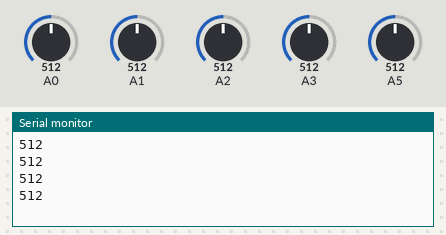
Bench run of a sketch on a simulated Arduino Uno, built with avr-gcc and run on an emulated ATmega328P. Shown: the last lines printed to the serial monitor. Inputs (shaded band) come from the test bench; at power-on: A0 = 512, A1 = 512, A2 = 512, A3 = 512, A5 = 512.

Above: at 1.2 s.
1.3 s: A0 set to 716
At 1.44 s:
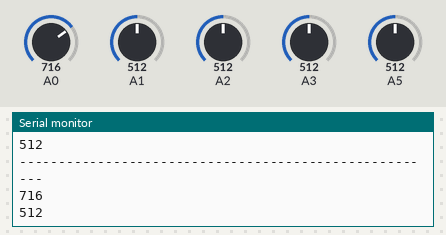
2.8 s: A1 set to 306
At 2.87 s:
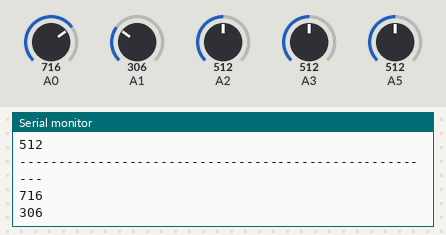
4.3 s: A2 set to 992
At 4.3 s:
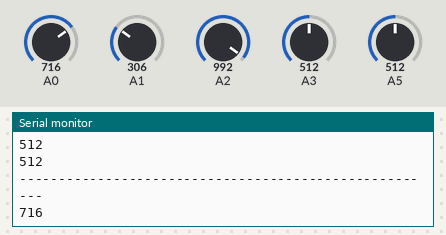
5.8 s: A3 set to 30
At 6.74 s:
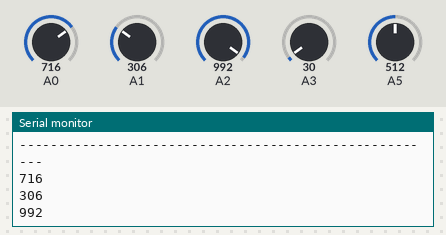
7.3 s: A5 set to 30
At 7.48 s:
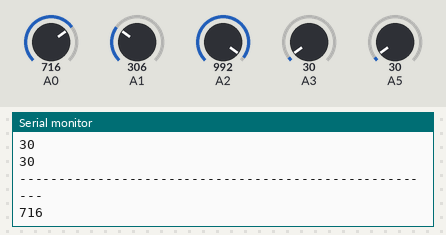
8.8 s: A1 set to 30
At 8.88 s:
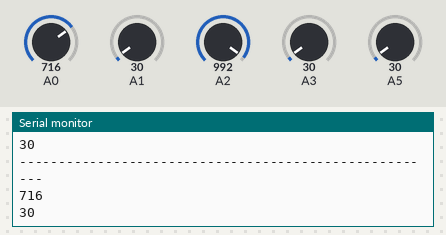
Timing chart, 0 to 11.3 s (numbered marks = the images above; inputs shaded):
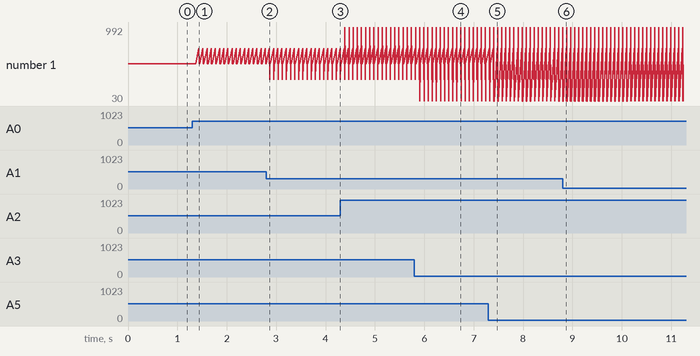

Measured:
- after the input at 1.3 s, the serial monitor: prints a new line after 0.13 s (image 1)
- after the input at 2.8 s, the serial monitor: prints a new line after 0.07 s (image 2)
- after the input at 5.8 s, the serial monitor: prints a new line after 0.11 s (image 4)

The sketch:

_315M_wireless_Module.ino
```cpp
void setup() {
  // put your setup code here, to run once:
  pinMode(A0,INPUT);
  pinMode(A1,INPUT);
  pinMode(A2,INPUT);
  pinMode(A3,INPUT);
  pinMode(A5,INPUT);
  Serial.begin(9600);
}

void loop() {
  // put your main code here, to run repeatedly:
  Serial.println(analogRead(A0));
  Serial.println(analogRead(A1));
  Serial.println(analogRead(A2));
  Serial.println(analogRead(A3));
  Serial.println(analogRead(A5));
  Serial.println("------------------------------------------------------");
  delay(1);
}
```
